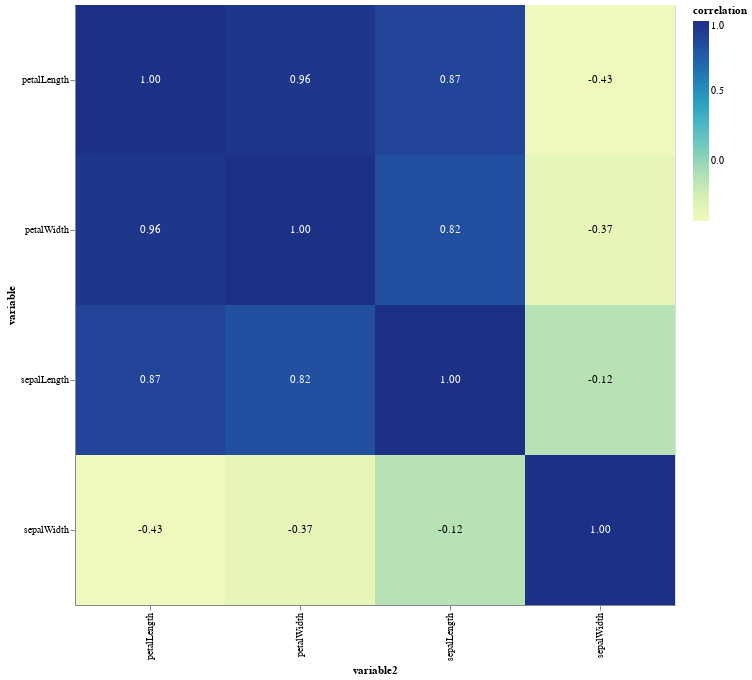

This figure's notebook cell:
### Code cell
base = alt.Chart(corrMat,height=600,width=600).encode(alt.X('variable2:O'),alt.Y('variable:O'))

text = base.mark_text().encode(text='correlation_label',\
                               color=alt.condition(alt.datum.correlation>0.5,
                                                  alt.value('white'),
                                                  alt.value('black')))

cor_plot = base.mark_rect().encode(color='correlation:Q')

cor_plot + text

### Figure 1 — Vega-Lite specification as saved in the notebook (floating-point values rounded to 4 significant figures)
{"config": {"view": {"continuousWidth": 400, "continuousHeight": 300}}, "layer": [{"mark": "rect", "encoding": {"color": {"type": "quantitative", "field": "correlation"}, "x": {"type": "ordinal", "field": "variable2"}, "y": {"type": "ordinal", "field": "variable"}}, "height": 600, "width": 600}, {"mark": "text", "encoding": {"color": {"condition": {"value": "white", "test": "(datum.correlation > 0.5)"}, "value": "black"}, "text": {"type": "nominal", "field": "correlation_label"}, "x": {"type": "ordinal", "field": "variable2"}, "y": {"type": "ordinal", "field": "variable"}}, "height": 600, "width": 600}], "data": {"name": "data-1f832cbaedcd28bb2b231607d1cb90f4"}, "$schema": "https://vega.github.io/schema/vega-lite/v4.8.1.json", "datasets": {"data-1f832cbaedcd28bb2b231607d1cb90f4": [{"variable": "sepalLength", "variable2": "sepalLength", "correlation": 1.0, "correlation_label": "1.00"}, {"variable": "sepalLength", "variable2": "sepalWidth", "correlation": -0.1176, "correlation_label": "-0.12"}, {"variable": "sepalLength", "variable2": "petalLength", "correlation": 0.8718, "correlation_label": "0.87"}, {"variable": "sepalLength", "variable2": "petalWidth", "correlation": 0.8179, "correlation_label": "0.82"}, {"variable": "sepalWidth", "variable2": "sepalLength", "correlation": -0.1176, "correlation_label": "-0.12"}, {"variable": "sepalWidth", "variable2": "sepalWidth", "correlation": 1.0, "correlation_label": "1.00"}, {"variable": "sepalWidth", "variable2": "petalLength", "correlation": -0.4284, "correlation_label": "-0.43"}, {"variable": "sepalWidth", "variable2": "petalWidth", "correlation": -0.3661, "correlation_label": "-0.37"}, {"variable": "petalLength", "variable2": "sepalLength", "correlation": 0.8718, "correlation_label": "0.87"}, {"variable": "petalLength", "variable2": "sepalWidth", "correlation": -0.4284, "correlation_label": "-0.43"}, {"variable": "petalLength", "variable2": "petalLength", "correlation": 1.0, "correlation_label": "1.00"}, {"variable": "petalLength", "variable2": "petalWidth", "correlation": 0.9629, "correlation_label": "0.96"}, {"variable": "petalWidth", "variable2": "sepalLength", "correlation": 0.8179, "correlation_label": "0.82"}, {"variable": "petalWidth", "variable2": "sepalWidth", "correlation": -0.3661, "correlation_label": "-0.37"}, {"variable": "petalWidth", "variable2": "petalLength", "correlation": 0.9629, "correlation_label": "0.96"}, {"variable": "petalWidth", "variable2": "petalWidth", "correlation": 1.0, "correlation_label": "1.00"}]}}
